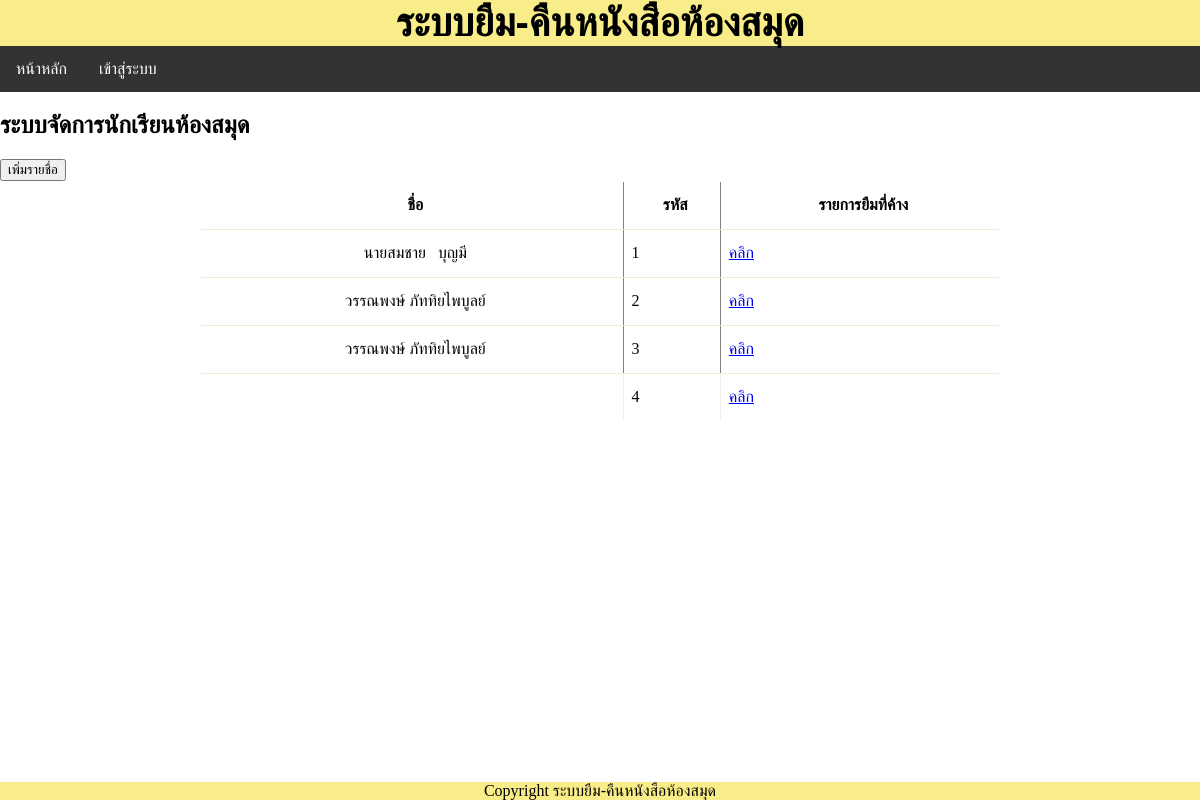
The page /student.php on the database as committed earlier.
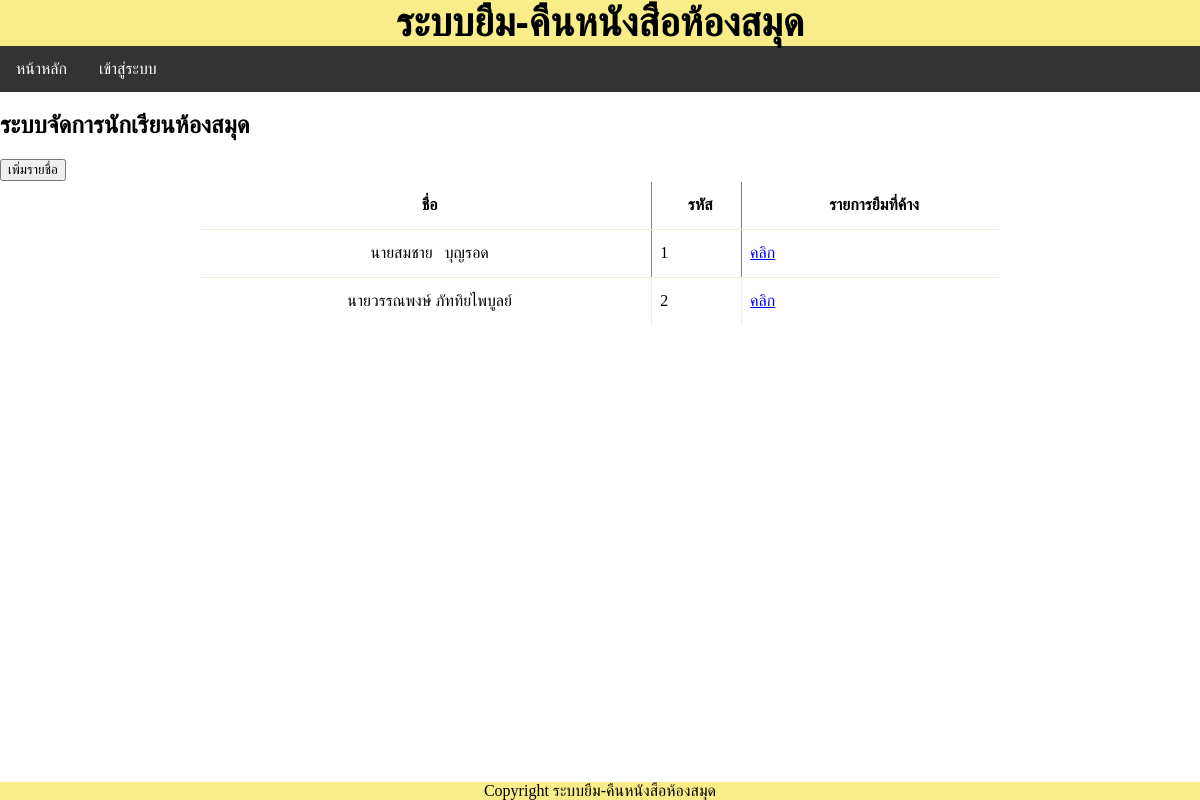
The same page on the database as committed later.
### tables this page shows
CREATE TABLE `Students` (
  `id` int(11) NOT NULL,
  `Name` text NOT NULL,
  `Address` text NOT NULL,
  `DOB` date NOT NULL,
  `Gender` text NOT NULL,
  `Phone` varchar(10) NOT NULL
);

### config.php (called while the page is built, shortened)
<?php
$name_web="ระบบยืม-คืนหนังสือห้องสมุด";
?>

### student.php (the view, shortened to what this page needs)
<?php
require_once("config.php");
?>
<!DOCTYPE html>
<html>
<head>
    <link rel="stylesheet" type="text/css" media="screen" href="main.css" />
<?php include("js.php"); ?></head>
<body>
<?php include('header_web.php');?>
    <?php include('nav.php');?>
    <main>
      <article>
        <h1>ระบบจัดการนักเรียนห้องสมุด</h1>
        <a href="./add_student.php"><button>เพิ่มรายชื่อ</button></a><br>
        <?php
        require("db.php");
	    $sql = "SELECT * FROM Students";
        $query = mysqli_query($con,$sql);
        $rowcount=mysqli_num_rows($query);
        if($rowcount== 0){
            echo "<br>ไม่มีรายชื่อนักเรียน";
         }
         else{
    ?>
    <table border="1">
        <tr>
        <th> <div align="center">ชื่อ</div></th>
        <th> <div align="center">รหัส</div></th>
        <th> <div align="center">รายการยืมที่ค้าง</div></th>
    </tr>
<?php
while($result=mysqli_fetch_array($query,MYSQLI_ASSOC))
{
?>
  <tr>
    <td><div align="center"><?php echo $result["Name"];?></div></td>
    <td><?php echo $result["id"];?></td>
    <td><a href="./student_borrow.php?stu_id=<?php echo $result["id"];?>">คลิก</a></td>
  </tr>
<?php
}
}
?>
</table>
?><br>
    </article>
    </main>
    <footer>Copyright <?php echo $name_web;?></footer>
</body>
</html>

### header_web.php
<header>
    <?php echo $name_web;?>
</header>

### nav.php
<nav>
      <a href="./">หน้าหลัก</a>
      <?php
      if (isset($_COOKIE['user']))
      {
        echo '<a href="student_id.php">ยืมคืน</a>';
        echo '<a href="book.php">หนังสือ</a>';
        echo '<a href="student.php">นักเรียน</a>';
        require_once("check_admin.php");
        if(is_admin()){
          echo '<a href="librarian.php">บรรณารักษ์</a>';
        }
        echo '<a href="logout.php">ออกจากระบบ</a>';
      }
      else{
        echo '<a href="login.php">เข้าสู่ระบบ</a>';
      }
      ?>
</nav>

### main.css (style rules this page uses)
body { margin:0; padding:0; border:0; outline:0; }
header { border: #333; background-color: rgb(248, 237, 136); text-align: center; font-size: 40px; align-items: center; font-family: Arial, Helvetica, sans-serif; font-language-override: initial; font-weight: bold; width: 100%; height: auto; margin-left: auto; margin-right: auto; }
nav { list-style-type: none; margin: 0; padding: 0; overflow: hidden; background-color: #333; }
nav a { float: left; display: block; color: white; text-align: center; padding: 14px 16px; text-decoration: none; }
footer { background-color: rgb(248, 237, 136); text-align: center; }
table { border-spacing: 1; border-collapse: collapse; background: white; border-radius: 6px; overflow: hidden; max-width: 800px; width: 100%; margin: 0 auto; position: relative; }
table * { position: relative; }
table td, table th { padding-left: 8px; }
table tbody tr { height: 48px; border-bottom: 1px solid #E3F1D5; }
table tbody tr:last-child { border: 0; }
table td, table th { text-align: left; }
footer { position: fixed; left: 0; bottom: 0; width: 100%; }
button { display:inline-block; padding:0.7em 1.4em; margin:0 0.3em 0.3em 0; border-radius:0.15em; box-sizing: border-box; text-decoration:none; font-family:'Roboto',sans-serif; text-transform:uppercase; font-weight:400; color:#FFFFFF; background-color:#3369ff; box-shadow:inset 0 -0.6em 0 -0.35em rgba(0,0,0,0.17); text-align:center; position:relative; }

Rows that differ between the two databases and show on the page:
removed students: Name "วรรณพงษ์ ภัททิยไพบูลย์", id "3"
removed students: id "4"
changed students id 1: Name "นายสมชาย บุญมี" → "นายสมชาย บุญรอด"
changed students id 2: Name "วรรณพงษ์ ภัททิยไพบูลย์" → "นายวรรณพงษ์ ภัททิยไพบูลย์"
